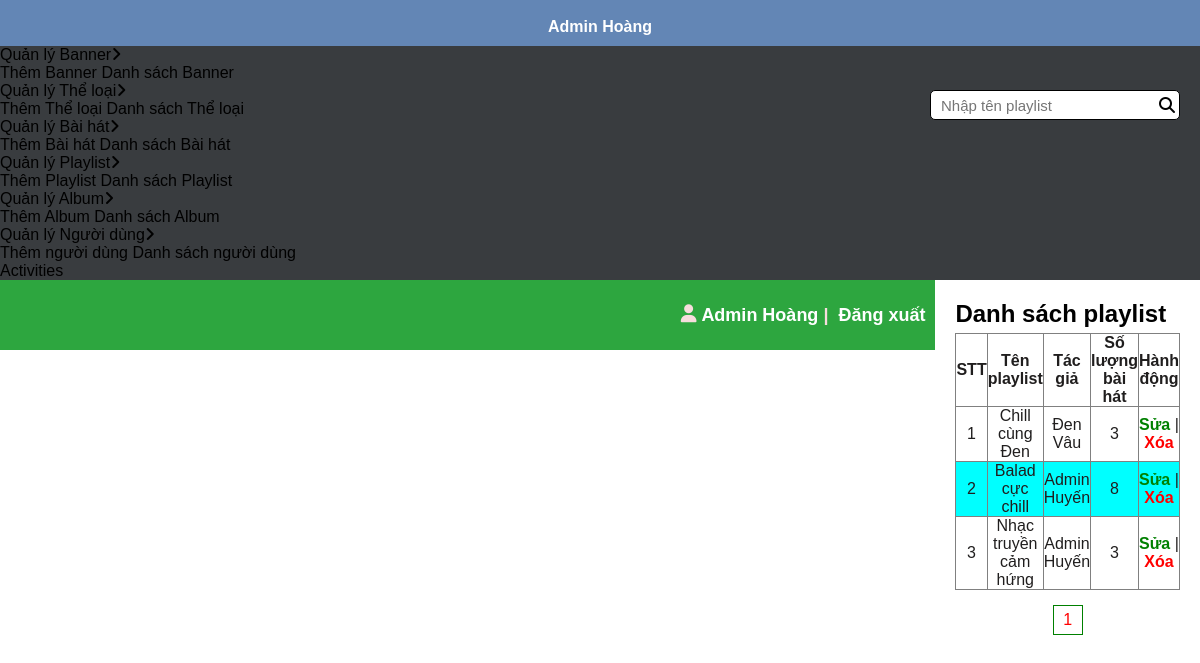
Screenshot of /admin/playlistShow.php (signed in) with the database file from the repository.
### tables this page shows
CREATE TABLE `tbl_playlist` (
  `playlist_id` int(11) NOT NULL,
  `playlist_name` varchar(255) NOT NULL,
  `user_id` int(11) NOT NULL,
  `slug_playlist` varchar(255) NOT NULL,
  `listen_count` int(11) DEFAULT 0,
  `privacy` varchar(10) NOT NULL DEFAULT 'public'
);

CREATE TABLE `tbl_user` (
  `user_id` int(11) NOT NULL,
  `fullName` varchar(255) NOT NULL,
  `email` varchar(255) NOT NULL,
  `password` varchar(255) NOT NULL,
  `description` varchar(255) DEFAULT NULL,
  `userimage` varchar(255) DEFAULT NULL,
  `slug` varchar(255) NOT NULL,
  `role` varchar(255) DEFAULT 'user'
);

### lib/database.php (called while the page is built, shortened)
<?php
class Database
{
    public $host = DB_HOST;
    public $user = DB_USER;
    public $pass = DB_PASS;
    public $dbname = DB_NAME;
    public $conn;
    private function connectDB()
    {
        $this->conn = new mysqli(
            $this->host,
            $this->user,
            $this->pass,
            $this->dbname
        );
    }
    public function select($query)
    {
        $result = $this->conn->query($query) or
            die($this->conn->error . __LINE__);
        if ($result->num_rows > 0) {
            return $result;
        } else {
            return false;
        }
    }
}
?>

### class/playlistClass.php (called while the page is built, shortened)
<?php
include(__DIR__ . "/../lib/database.php");
?>
<?php
class PlayList
{
    private $db;
    public function __construct()
    {
        $this->db = new Database();
    }
    public function show_playlist()
    {
        $limit = 10;
        $queryALl = 'SELECT * FROM tbl_playlist';
        $resultAll = $this->db->select($queryALl);
        $totalpage = ceil($resultAll->num_rows / $limit);
        $page = isset($_GET['page']) ? $_GET['page'] : 1;
        $from = ($page - 1) * $limit;
        $query = "SELECT * FROM tbl_playlist pl
                LEFT JOIN tbl_user us ON pl.user_id = us.user_id
                LIMIT $from, $limit";
        $result = $this->db->select($query);
        return ['result' => $result, 'totalpage' => $totalpage, 'page' => $page];
    }
    function count_song_playlist($playlist_id)
    {
        $query = "SELECT COUNT(*) AS song_count
                FROM tbl_playlist_song
                WHERE playlist_id = '$playlist_id'";
        $result = $this->db->select($query);
        if ($result) {
            $row = $result->fetch_assoc();
            return $row['song_count'];
        } else {
            return 0;
        }
    }
}
?>

### admin/playlistShow.php (the view, shortened to what this page needs)
<?php
include('../class/playlistClass.php');
$playlist = new PlayList();
$data = $playlist->show_playlist();
$show_playlist = $data['result'];
$totalpage = $data['totalpage'];
$page = $data['page'];
include("include/sidebar.php");
include("include/header.php");
?>
<head>
    <link rel="stylesheet" href="./css/category.css">
</head>
<body>
    <div class="main-content">
        <div class="search">
            <div class="search-ctn">
                <input type="text" id="searchPlaylist" placeholder="Nhập tên playlist">
                <i class="fa-solid fa-magnifying-glass"></i>
            </div>
        </div>
        <h2 class="title" style="color:black">Danh sách playlist</h2>
        <table border="1">
            <thead>
                <tr>
                    <th>STT</th>
                    <th>Tên playlist</th>
                    <th>Tác giả</th>
                    <th>Số lượng bài hát</th>
                    <th>Hành động</th>
                </tr>
            </thead>
            <tbody id="playlistTableBody">
                <?php
                if ($show_playlist) {
                    $i = 0;
                    while ($result = $show_playlist->fetch_assoc()) {
                        $i++;
                        $playlist_id = $result['playlist_id'];
                        $count_song_playlist = $playlist->count_song_playlist($playlist_id);
                        ?>
                        <tr>
                            <td><?php echo $i ?></td>
                            <td><?php echo $result['playlist_name'] ?></td>
                            <td><?php echo $result['fullName'] ?></td>
                            <td><?php echo $count_song_playlist ?></td>
                            <td class="action">
                                <a href="playlistEdit.php?playlist_id=<?php echo $result['playlist_id'] ?>">Sửa</a>
                                <span> | </span>
                                <a onclick="return confirm('Bạn muốn xóa playlist này?')"
                                    href="playlistDel.php?playlist_id=<?php echo $result['playlist_id'] ?>">Xóa</a>
                            </td>
                        </tr>
                        <?php
                    }
                } else {
                    ?>
                    <tr>
                        <td colspan="5">Không có playlist</td>
                    </tr>
                    <?php
                }
                ?>
            </tbody>
        </table>
        <div class="pages">
            <?php
            for ($i = max(1, $page - 1); $i <= min($totalpage, $page + 1); $i++) {
                echo '<div class="number ' . ($page == $i ? 'active' : '') . '">';
                echo '<a href="playlistShow.php?page=' . $i . '">' . $i . '</a>';
                echo '</div>';
            }
            ?>
        </div>
    </div>
</body>
</html>
<?php
include("include/footer.php");
?>

### admin/css/main.css (style rules this page uses)
* { margin: 0; padding: 0; box-sizing: border-box; font-family: "Poppins", sans-serif; }
body { min-height: 100vh; background: white; color: rgb(247, 221, 221); background-size: cover; background-position: center 0; }
.main-content { margin-top: 10px; flex: 1; }

### admin/css/category.css (style rules this page uses)
table { width: 95%; border-collapse: collapse; text-align: center; color: rgb(32, 30, 30); margin-top: 5px; }
thead tr { height: 30px; }
tbody tr:nth-child(even) { background-color: aqua; }
.action { width: 130px; }
td a { color: green; font-weight: 600; text-decoration: none; }
td a:last-child { color: red; }
.search { position: absolute; top: 110px; right: 47px; width: 250px; }
.search .search-ctn { position: relative; }
.search .search-ctn input { height: 30px; outline: none; border: 1px solid black; padding-left: 10px; border-radius: 5px; font-size: 15px; width: 100%; }
.search .search-ctn i { position: absolute; top: 50%; right: 5px; transform: translateY(-50%); color: black; }

### admin/include/sidebar.php (style rules this page uses)
.main-content { margin: 20px !important; }
.search { top: 90px !important; right: 20px !important; }
table { width: 100% !important; }

### admin/playlistShow.php (style rules this page uses)
.main-content { margin: 15px; }
.pages { display: flex; margin-top: 15px; justify-content: center; }
.pages div { width: 30px; height: 30px; border: 1px solid green; color: black; align-content: center; text-align: center; }
a { text-decoration: none; color: black; }
.active a { color: red; }

### rows the page displays
tbl_playlist: playlist_name "Chill cùng Đen", user.fullName "Đen Vâu", count_song_playlist "3"
tbl_playlist: playlist_name "Balad cực chill", user.fullName "Admin Huyến", count_song_playlist "8"
tbl_playlist: playlist_name "Nhạc truyền cảm hứng", user.fullName "Admin Huyến", count_song_playlist "3"

### other values shown
$fullName "Admin Hoàng"
